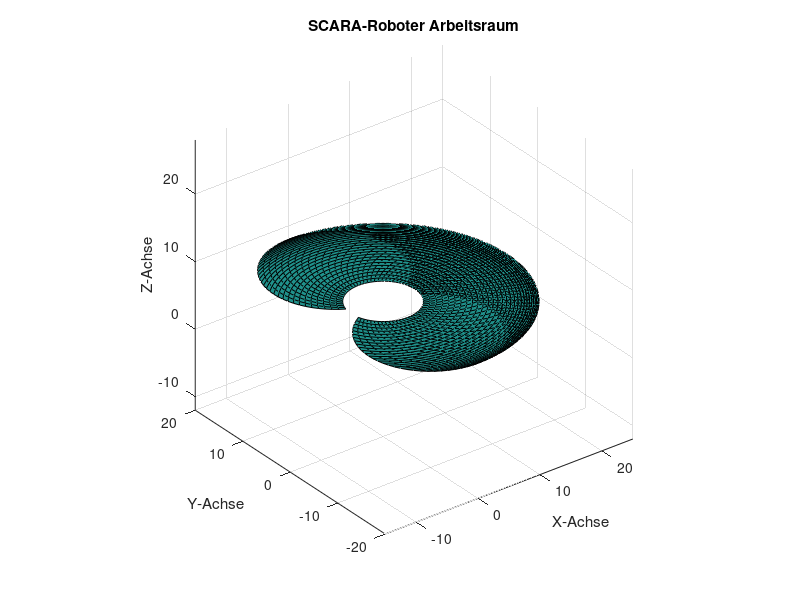

Recreate this plot in MATLAB.
% SCARA-Roboter-Parameter
a1 = 10;
a2 = 10;
d1 = 8;

% Gelenkwinkel (in Grad)
theta1 = -90:5:90;
theta2 = -150:5:150;

% Initialisierung der Matrizen f??r die Endeffektor-Positionen
X = zeros(length(theta1), length(theta2));
Y = zeros(length(theta1), length(theta2));
Z = zeros(length(theta1), length(theta2));

% Berechnung der Endeffektor-Positionen f??r jeden Gelenkwinkel
for i = 1:length(theta1)
    for j = 1:length(theta2)
        x = a1 * cosd(theta1(i)) + a2 * cosd(theta1(i) + theta2(j));
        y = a1 * sind(theta1(i)) + a2 * sind(theta1(i) + theta2(j));
        z = d1;

        X(i, j) = x;
        Y(i, j) = y;
        Z(i, j) = z;
    end
end

% Plotten des SCARA-Roboter-Arbeitsraums
figure
surf(X, Y, Z);
xlabel('X-Achse');
ylabel('Y-Achse');
zlabel('Z-Achse');
title('SCARA-Roboter Arbeitsraum');
axis equal
grid on
